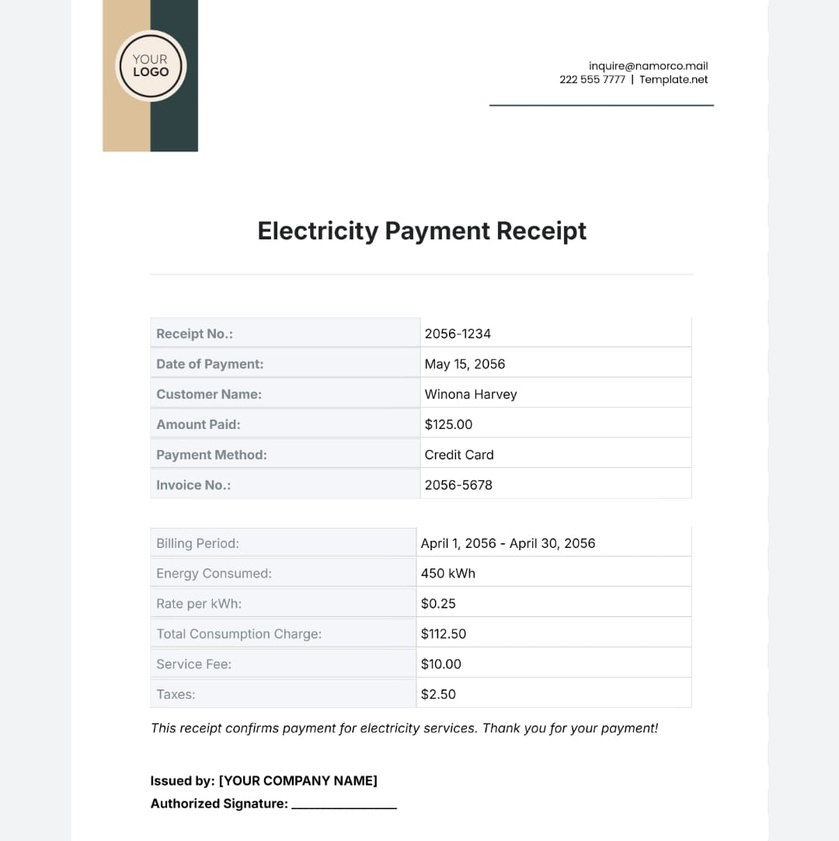
#> input picture backend/uploads/bills/bill.jpeg, 839 x 841 px, shrunk from 1080 x 1082 before the run
$ python -i ocr_service.py   (imports and definitions only)
#> lines starting #> are read from the running program, lines starting #| are printed output that depends on the picture; after the words box and inside, x2 and y2 are one past the last pixel; in counts of white or black regions, pixels touching at a corner belong together
# backend/services/ocr_service.py

import re
import cv2
import pytesseract
from PIL import Image
import numpy as np

# Set tesseract path (Windows)
pytesseract.pytesseract.tesseract_cmd = r"C:\Program Files\Tesseract-OCR\tesseract.exe"


def preprocess_image(image_path):
    """
    Improve image quality for OCR
    """
#> called with image_path = '../uploads/bills/bill.jpeg'

    img = cv2.imread(image_path)
#> img is the input picture: shape (841, 839, 3); mean B, G, R 246.2, 245.7, 245.4

    if img is None:
        raise RuntimeError("Could not read image")

    gray = cv2.cvtColor(img, cv2.COLOR_BGR2GRAY)

    # noise removal
    blur = cv2.GaussianBlur(gray, (5, 5), 0)

    # threshold
    thresh = cv2.threshold(blur, 0, 255, cv2.THRESH_BINARY + cv2.THRESH_OTSU)[1]
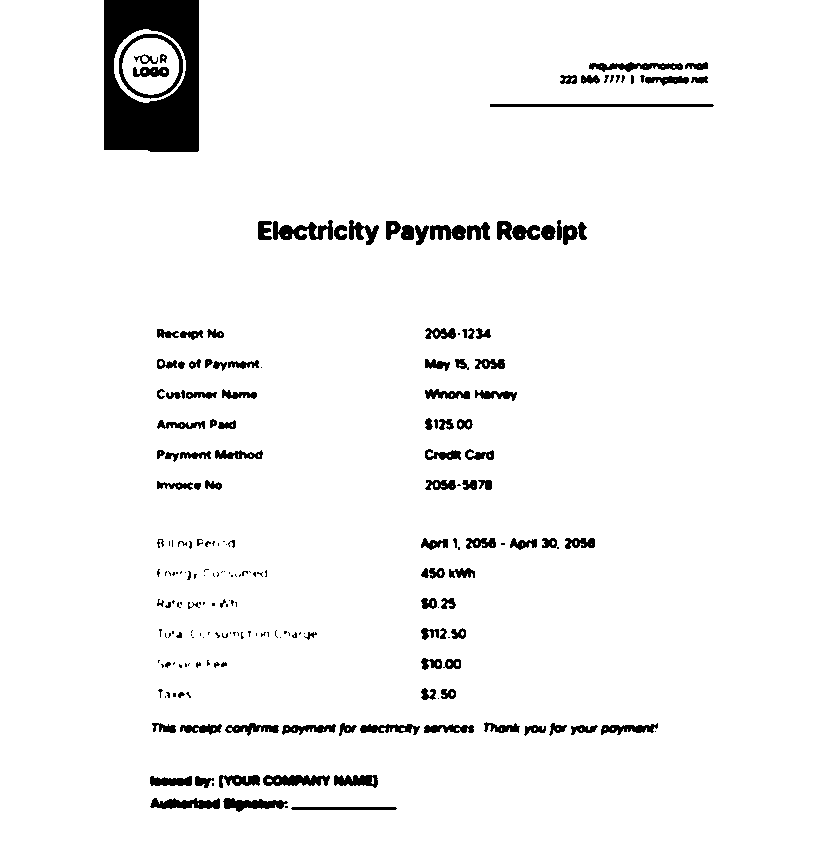
#> thresh: shape (841, 839); 95.5% white; 221 black regions (95 under 20 px), largest, box (x1, y1, x2, y2) and area: (104, 0, 199, 152) 10237, (119, 34, 183, 99) 731, (273, 220, 333, 240) 690

    return thresh


def extract_units_from_bill(filepath):
    """
    Extract electricity units from bill using OCR
    """

    image = preprocess_image(filepath)

    text = pytesseract.image_to_string(image)

    print("\n===== OCR TEXT =====")
    print(text)
    print("====================\n")

    # Common patterns for electricity units
    patterns = [
        r'(\d{2,5})\s?kwh',
        r'(\d{2,5})\s?units',
        r'units\s*[:\-]?\s*(\d{2,5})',
        r'consumption\s*[:\-]?\s*(\d{2,5})'
    ]

    text_lower = text.lower()

    for pattern in patterns:
        match = re.search(pattern, text_lower)
        if match:
            units = float(match.group(1))
            return units

    # fallback: find largest number in bill
    numbers = re.findall(r'\d{2,5}', text)

    if numbers:
        units = max([int(n) for n in numbers])
        return float(units)

    return None

>>> result = preprocess_image('../uploads/bills/bill.jpeg')
